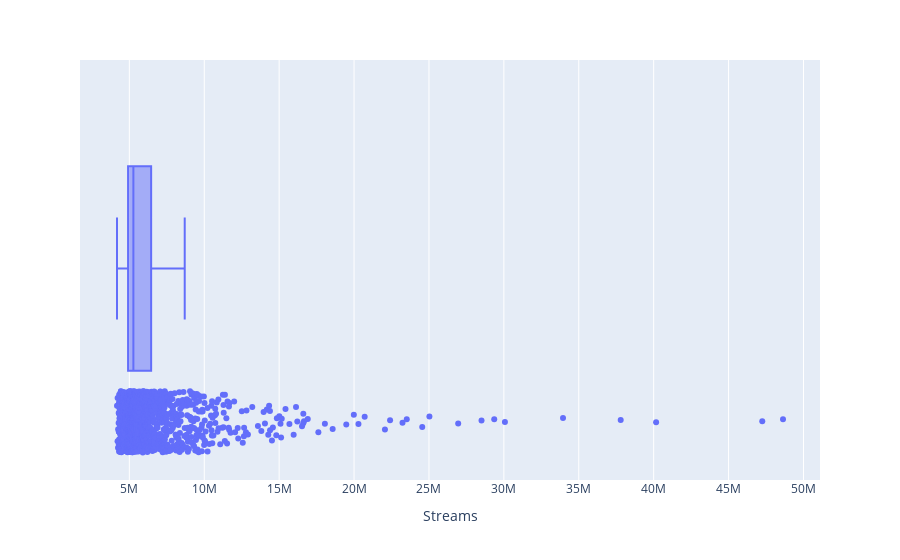

Source (notebook cell):
### Code cell
boxplot = px.box(spotify_cleaned, x = 'Streams', points="all")
boxplot.show()

### Figure 1 — Plotly figure (JSON) as saved in the notebook; plotly's stock layout.template omitted (floating-point values rounded to 4 significant figures; data arrays with more than 128 entries replaced by an {"elided": "..."} marker saying what was removed)
{"data": [{"alignmentgroup": "True", "boxpoints": "all", "hovertemplate": "Streams=%{x}<extra></extra>", "legendgroup": "", "marker": {"color": "#636efa"}, "name": "", "notched": false, "offsetgroup": "", "orientation": "h", "showlegend": false, "type": "box", "x": {"elided": "1545 int values"}, "x0": " ", "xaxis": "x", "y0": " ", "yaxis": "y"}], "layout": {"boxmode": "group", "legend": {"tracegroupgap": 0}, "margin": {"t": 60}, "xaxis": {"anchor": "y", "domain": [0, 1], "title": {"text": "Streams"}}, "yaxis": {"anchor": "x", "domain": [0, 1]}}}
